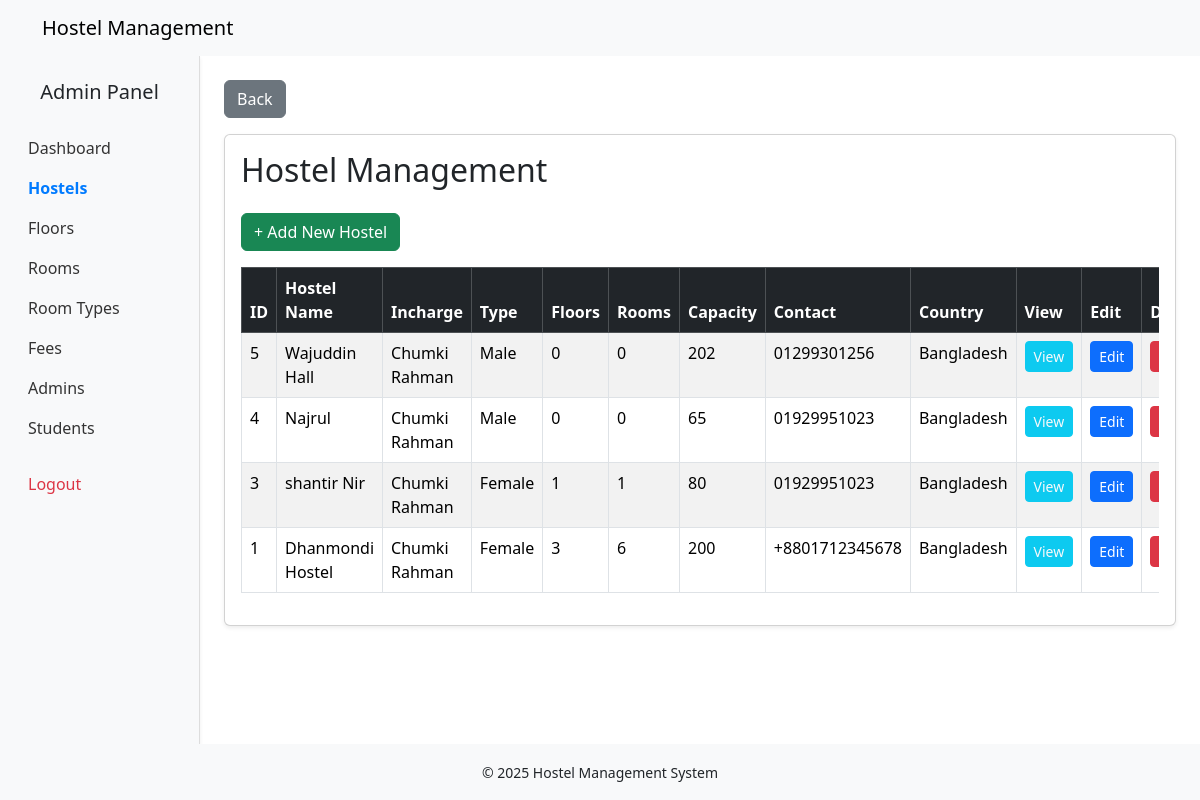
Page /admin/sections/hostels/index.php (signed in) on the earlier database version.
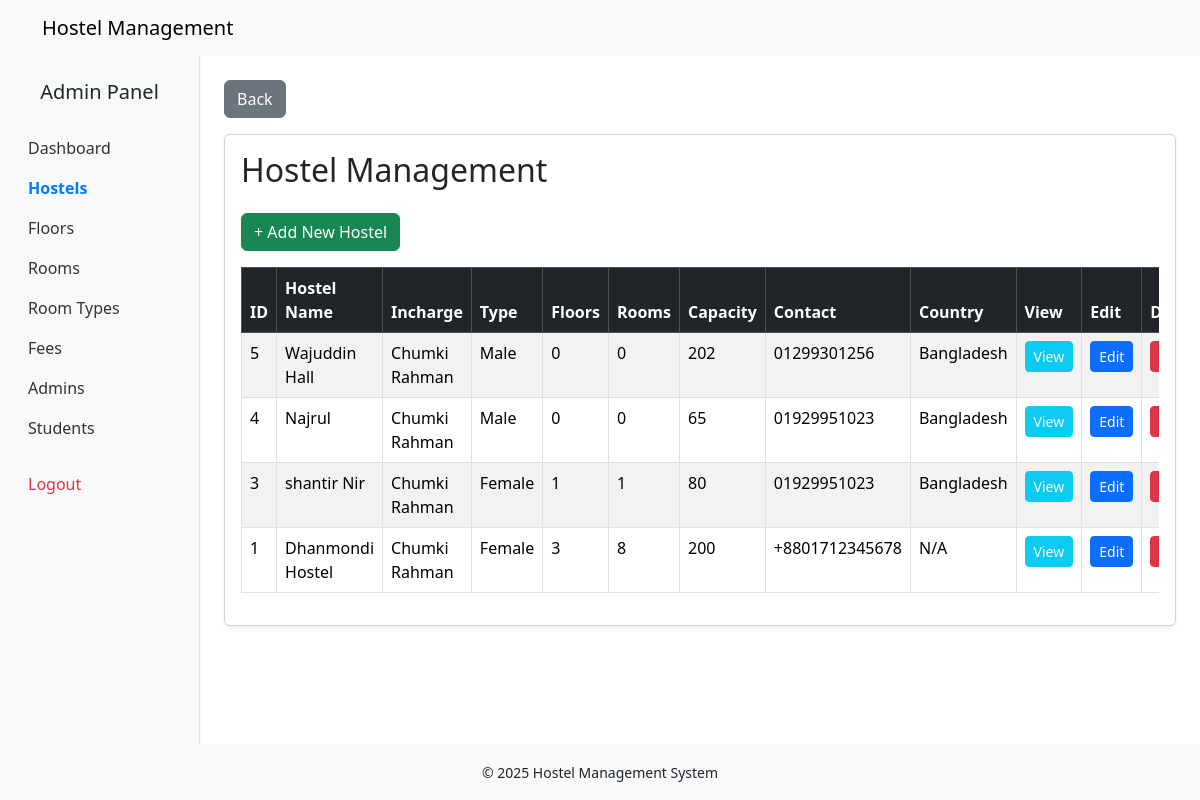
Same page on the later database version.
### tables this page shows
CREATE TABLE `hostels` (
  `id` int(11) NOT NULL,
  `hostel_incharge_id` int(11) DEFAULT NULL,
  `address_id` int(11) DEFAULT NULL,
  `hostel_name` varchar(100) NOT NULL,
  `hostel_type` enum('male','female') NOT NULL,
  `contact_number` varchar(20) NOT NULL,
  `capacity` int(11) DEFAULT 0,
  `amenities` text DEFAULT NULL,
  `created_at` timestamp NOT NULL DEFAULT current_timestamp(),
  `updated_at` timestamp NOT NULL DEFAULT current_timestamp() ON UPDATE current_timestamp()
);

CREATE TABLE `countries` (
  `id` int(11) NOT NULL,
  `country_name` varchar(100) NOT NULL,
  `created_at` timestamp NOT NULL DEFAULT current_timestamp(),
  `updated_at` timestamp NOT NULL DEFAULT current_timestamp() ON UPDATE current_timestamp()
);

### admin/sections/hostels/index.php (the view, shortened to what the changed rows need)
<?php
require_once BASE_PATH . '/config/db.php';
$hostels = [];
$sql = "
        SELECT
    hostels.*,
    admins.firstname AS incharge_firstname,
    admins.lastname AS incharge_lastname,
    addresses.country_id,
    countries.country_name,
    addresses.state,
    addresses.division,
    addresses.district,
    addresses.sub_district,
    addresses.village,
    addresses.postalcode,
    addresses.street,
    addresses.house_no,
    addresses.detail,
    COUNT(floors.id) AS number_of_floors,
    (
        SELECT COUNT(*)
        FROM rooms
        WHERE rooms.floor_id IN (
            SELECT id FROM floors WHERE hostel_id = hostels.id
        )
    ) AS number_of_rooms
FROM hostels
LEFT JOIN admins ON hostels.hostel_incharge_id = admins.id
LEFT JOIN addresses ON hostels.address_id = addresses.id
LEFT JOIN countries ON addresses.country_id = countries.id
LEFT JOIN floors ON hostels.id = floors.hostel_id
GROUP BY hostels.id
ORDER BY hostels.created_at DESC;
";
$result = $conn->query($sql);
if ($result && $result->num_rows > 0) {
    $hostels = $result->fetch_all(MYSQLI_ASSOC);
}
require_once BASE_PATH . '/admin/includes/header_admin.php';
?>
<div class="content container-fluid">
    <div class="row full-height">
        <main class="col-md-10 ms-sm-auto px-md-4 py-4">
            <div class="card shadow-sm">
                <div class="card-body">
                    <h2 class="mb-4">Hostel Management</h2>
                    <div class="table-responsive">
                        <table class="table table-bordered table-striped">
                            <thead class="table-dark">
                                <tr>
                                    <th>ID</th>
                                    <th>Hostel Name</th>
                                    <th>Incharge</th>
                                    <th>Type</th>
                                    <th>Floors</th>
                                    <th>Rooms</th>
                                    <th>Capacity</th>
                                    <th>Contact</th>
                                    <th>Country</th>
                                    <th>View</th>
                                    <th>Edit</th>
                                    <th>Delete</th>
                                </tr>
                            </thead>
                            <tbody>
                                <?php if (empty($hostels)): ?>
                                    <tr>
                                        <td colspan="12" class="text-center">No hostels found.</td>
                                    </tr>
                                <?php else: ?>
                                    <?php foreach ($hostels as $hostel): ?>
                                        <tr>
                                            <td><?= $hostel['id'] ?></td>
                                            <td><?= htmlspecialchars($hostel['hostel_name']) ?></td>
                                            <td><?= htmlspecialchars($hostel['incharge_firstname'] . ' ' . $hostel['incharge_lastname']) ?></td>
                                            <td><?= ucfirst($hostel['hostel_type']) ?></td>
                                            <td><?= $hostel['number_of_floors'] ?? 'N/A' ?></td>
                                            <td><?= $hostel['number_of_rooms'] ?? 'N/A' ?></td>
                                            <td><?= $hostel['capacity'] ?></td>
                                            <td><?= $hostel['contact_number'] ?></td>
                                            <td><?= htmlspecialchars($hostel['country_name'] ?? 'N/A') ?></td>
                                            <td>
                                                <a href="<?= BASE_URL ?>/admin/sections/hostels/view.php?id=<?= $hostel['id'] ?>" class="btn btn-sm btn-info text-light">View</a>
                                            </td>
                                            <td>
                                                <a href="<?= BASE_URL ?>/admin/sections/hostels/edit.php?id=<?= $hostel['id'] ?>" class="btn btn-sm btn-primary">Edit</a>
                                            </td>
                                            <td>
                                                <a href="<?= BASE_URL ?>/admin/php_files/sections/hostels/delete.php?id=<?= $hostel['id'] ?>"
                                                    class="btn btn-sm btn-danger"
                                                    onclick="return confirm('Are you sure you want to delete this hostel?')">
                                                </a>
                                            </td>
                                        </tr>
                                    <?php endforeach; ?>
                                <?php endif; ?>
                            </tbody>
                        </table>
                    </div>
                </div>
            </div>
        </main>
    </div>
</div>
<?php
require_once BASE_PATH . '/admin/includes/footer_admin.php';
?>

Differences in the rows shown:
changed hostels "Dhanmondi Hostel": number_of_rooms "6" → "8"; countries.country_name "Bangladesh" → "N/A"
